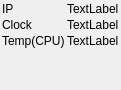
<?xml version="1.0" encoding="UTF-8"?>
<ui version="4.0">
 <class>InfoWidget</class>
 <widget class="QWidget" name="InfoWidget">
  <property name="geometry">
   <rect>
    <x>0</x>
    <y>0</y>
    <width>160</width>
    <height>238</height>
   </rect>
  </property>
  <property name="windowTitle">
   <string>Informations</string>
  </property>
  <layout class="QVBoxLayout" name="verticalLayout_9">
   <property name="spacing">
    <number>2</number>
   </property>
   <property name="sizeConstraint">
    <enum>QLayout::SetFixedSize</enum>
   </property>
   <property name="leftMargin">
    <number>2</number>
   </property>
   <property name="topMargin">
    <number>2</number>
   </property>
   <property name="rightMargin">
    <number>2</number>
   </property>
   <property name="bottomMargin">
    <number>2</number>
   </property>
   <item>
    <layout class="QVBoxLayout" name="verticalLayout_4">
     <property name="sizeConstraint">
      <enum>QLayout::SetDefaultConstraint</enum>
     </property>
     <item>
      <layout class="QHBoxLayout" name="horizontalLayout_4">
       <item>
        <layout class="QVBoxLayout" name="verticalLayout_7">
         <item>
          <widget class="QLabel" name="label_ip">
           <property name="text">
            <string>IP</string>
           </property>
          </widget>
         </item>
         <item>
          <widget class="QLabel" name="label_clock">
           <property name="text">
            <string>Clock</string>
           </property>
          </widget>
         </item>
         <item>
          <widget class="QLabel" name="label_cpu_temp">
           <property name="sizePolicy">
            <sizepolicy hsizetype="Preferred" vsizetype="Preferred">
             <horstretch>0</horstretch>
             <verstretch>0</verstretch>
            </sizepolicy>
           </property>
           <property name="text">
            <string>Temp(CPU)</string>
           </property>
          </widget>
         </item>
        </layout>
       </item>
       <item>
        <layout class="QVBoxLayout" name="verticalLayout_8">
         <item>
          <widget class="QLabel" name="label_ip_val">
           <property name="text">
            <string>TextLabel</string>
           </property>
          </widget>
         </item>
         <item>
          <widget class="QLabel" name="label_clock_val">
           <property name="text">
            <string>TextLabel</string>
           </property>
          </widget>
         </item>
         <item>
          <widget class="QLabel" name="label_cpu_temp_val">
           <property name="text">
            <string>TextLabel</string>
           </property>
          </widget>
         </item>
        </layout>
       </item>
      </layout>
     </item>
     <item>
      <spacer name="verticalSpacer">
       <property name="orientation">
        <enum>Qt::Vertical</enum>
       </property>
       <property name="sizeHint" stdset="0">
        <size>
         <width>20</width>
         <height>40</height>
        </size>
       </property>
      </spacer>
     </item>
    </layout>
   </item>
  </layout>
 </widget>
 <resources/>
 <connections/>
</ui>
